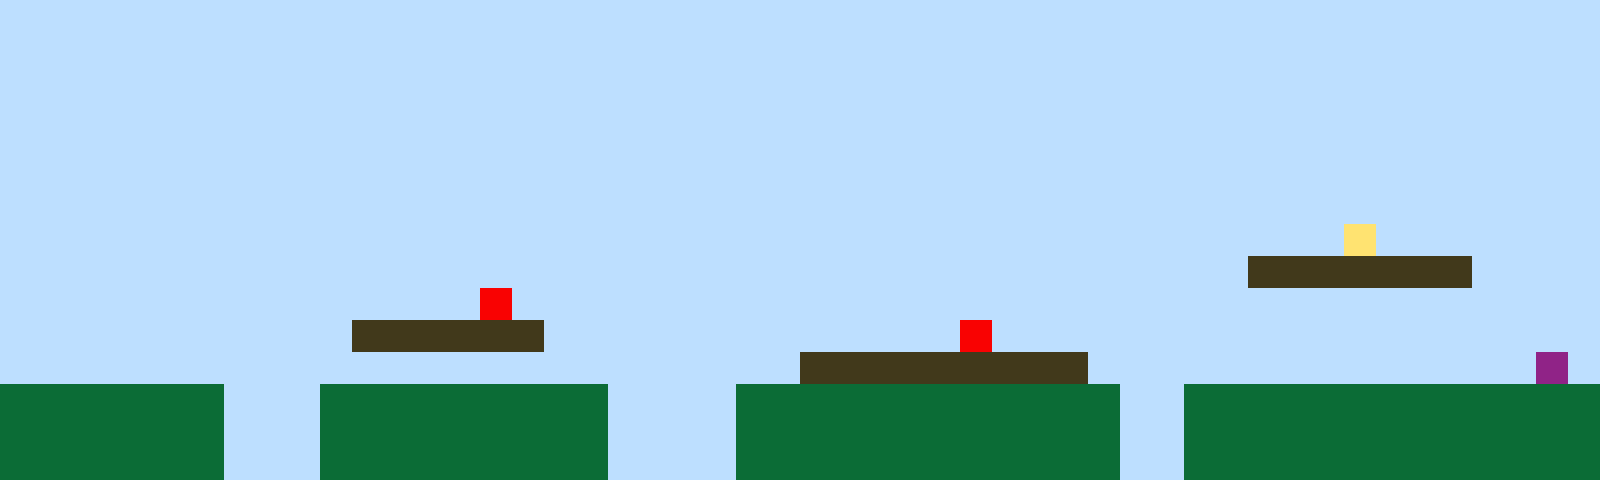

This is a level from a 2D game, rendered from its Tiled map with the project's own tilesets. A one-line summary and the complete map file follow:
An orthogonal 50x15 tile map with 32x32 px tiles, 1 tile layer (Tile Layer 1).

<map version="1.10" tiledversion="1.11.2" orientation="orthogonal" renderorder="right-up" width="50" height="15" tilewidth="32" tileheight="32" infinite="0" nextlayerid="2" nextobjectid="1"><editorsettings><export target="map1.csv" format="csv" /></editorsettings><tileset firstgid="1" name="sprites" tilewidth="32" tileheight="32" tilecount="6" columns="3"><image source="sprites.png" width="96" height="64" /></tileset><layer id="1" name="Tile Layer 1" width="50" height="15"><data encoding="csv">1,1,1,1,1,1,1,1,1,1,1,1,1,1,1,1,1,1,1,1,1,1,1,1,1,1,1,1,1,1,1,1,1,1,1,1,1,1,1,1,1,1,1,1,1,1,1,1,1,1,1,1,1,1,1,1,1,1,1,1,1,1,1,1,1,1,1,1,1,1,1,1,1,1,1,1,1,1,1,1,1,1,1,1,1,1,1,1,1,1,1,1,1,1,1,1,1,1,1,1,1,1,1,1,1,1,1,1,1,1,1,1,1,1,1,1,1,1,1,1,1,1,1,1,1,1,1,1,1,1,1,1,1,1,1,1,1,1,1,1,1,1,1,1,1,1,1,1,1,1,1,1,1,1,1,1,1,1,1,1,1,1,1,1,1,1,1,1,1,1,1,1,1,1,1,1,1,1,1,1,1,1,1,1,1,1,1,1,1,1,1,1,1,1,1,1,1,1,1,1,1,1,1,1,1,1,1,1,1,1,1,1,1,1,1,1,1,1,1,1,1,1,1,1,1,1,1,1,1,1,1,1,1,1,1,1,1,1,1,1,1,1,1,1,1,1,1,1,1,1,1,1,1,1,1,1,1,1,1,1,1,1,1,1,1,1,1,1,1,1,1,1,1,1,1,1,1,1,1,1,1,1,1,1,1,1,1,1,1,1,1,1,1,1,1,1,1,1,1,1,1,1,1,1,1,1,1,1,1,1,1,1,1,1,1,1,1,1,1,1,1,1,1,1,1,1,1,1,1,1,1,1,1,1,1,1,1,1,1,1,1,1,1,1,1,1,1,1,1,1,1,1,1,1,1,1,1,1,1,1,1,1,1,1,1,1,1,1,1,1,1,1,1,1,1,1,1,1,1,1,1,1,1,1,1,1,1,1,1,1,1,1,4,1,1,1,1,1,1,1,1,1,1,1,1,1,1,1,1,1,1,1,1,1,1,1,1,1,1,1,1,1,1,1,1,1,1,1,1,1,1,1,1,1,1,1,1,1,1,3,3,3,3,3,3,3,1,1,1,1,1,1,1,1,1,1,1,1,1,1,1,1,1,1,1,5,1,1,1,1,1,1,1,1,1,1,1,1,1,1,1,1,1,1,1,1,1,1,1,1,1,1,1,1,1,1,1,1,1,1,1,1,1,1,1,1,1,1,1,1,1,3,3,3,3,3,3,1,1,1,1,1,1,1,1,1,1,1,1,1,5,1,1,1,1,1,1,1,1,1,1,1,1,1,1,1,1,1,1,1,1,1,1,1,1,1,1,1,1,1,1,1,1,1,1,1,1,1,1,1,1,1,1,1,1,3,3,3,3,3,3,3,3,3,1,1,1,1,1,1,1,1,1,1,1,1,1,1,6,1,2,2,2,2,2,2,2,1,1,1,2,2,2,2,2,2,2,2,2,1,1,1,1,2,2,2,2,2,2,2,2,2,2,2,2,1,1,2,2,2,2,2,2,2,2,2,2,2,2,2,2,2,2,2,2,2,2,1,1,1,2,2,2,2,2,2,2,2,2,1,1,1,1,2,2,2,2,2,2,2,2,2,2,2,2,1,1,2,2,2,2,2,2,2,2,2,2,2,2,2,2,2,2,2,2,2,2,1,1,1,2,2,2,2,2,2,2,2,2,1,1,1,1,2,2,2,2,2,2,2,2,2,2,2,2,1,1,2,2,2,2,2,2,2,2,2,2,2,2,2</data></layer></map>
